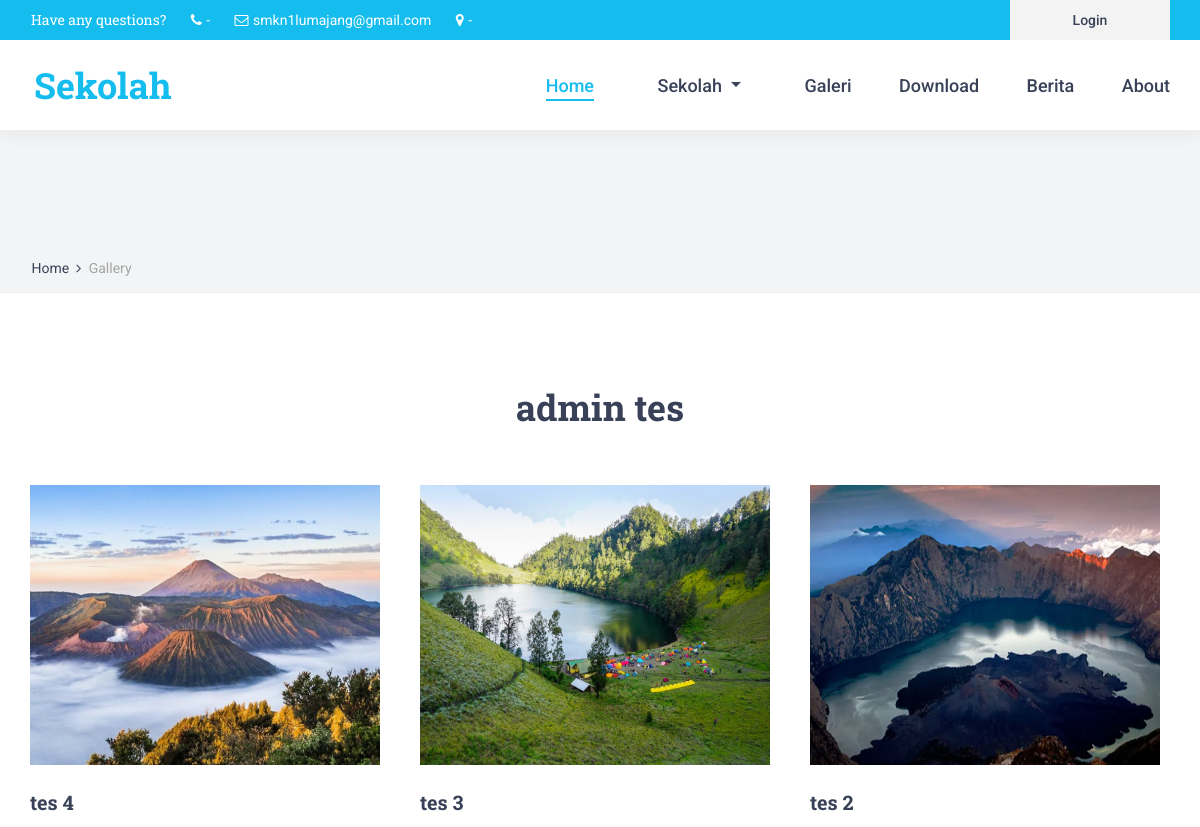
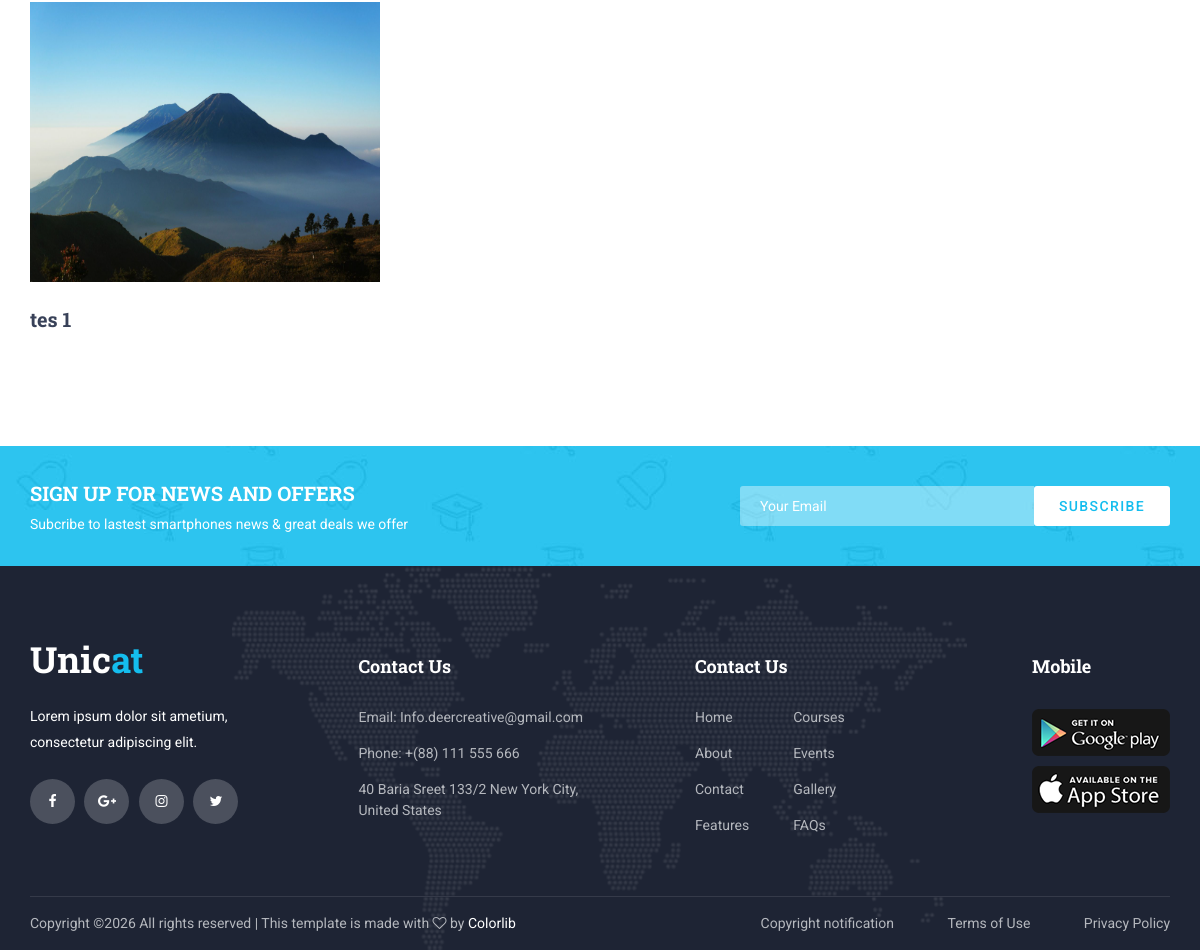
The page /home/detail_gallery/1 on the database its author committed (2 pictures, top to bottom).
### tables this page shows
CREATE TABLE `tbl_gallery` (
  `id_gallery` int NOT NULL,
  `nama_gallery` text NOT NULL,
  `sampul_gallery` text NOT NULL
);

CREATE TABLE `tbl_foto` (
  `id_foto` int NOT NULL,
  `id_gallery` int NOT NULL,
  `ket_foto` text NOT NULL,
  `foto` text NOT NULL
);

### application/views/layout/v_content.php (called while the page is built)
<?php
if ($isi) {
    $this->load->view($isi);
}

### application/views/layout/v_wrapper.php (called while the page is built)
<?php
require_once ('v_head.php');
require_once ('v_header.php');
require_once ('v_nav.php');
require_once ('v_content.php');
require_once ('v_footer.php');

### application/controllers/home.php (called while the page is built, shortened)
<?php
class Home extends CI_Controller
{
    public function __construct()
    {
        $this->load->model('m_home');
        $this->load->model('m_guru');
        $this->load->model('m_setting');
    }
    public function detail_gallery($id_gallery)
    {
        $data = array(
            'title'         => 'Detail Galeri Foto',
            'nama_gallery'  => $this->m_home->nama_gallery($id_gallery),
            'gallery'       => $this->m_home->detail_gallery($id_gallery),
            'isi'           => 'v_detail_gallery'
        );
        $this->load->view('layout/v_wrapper', $data, FALSE);
    }
}

### index.php (called while the page is built, shortened)
<?php
require_once BASEPATH.'core/CodeIgniter.php';

### application/models/m_home.php (called while the page is built, shortened)
<?php
class m_home extends CI_Model {
    public function detail_gallery($id_gallery)
    {
        $this->db->select('*');
        $this->db->from('tbl_foto');
        $this->db->where('id_gallery', $id_gallery);
        $this->db->order_by('id_foto', 'desc');
        return $this->db->get()->result();
    }
    public function nama_gallery($id_gallery)
    {
        $this->db->select('*');
        $this->db->from('tbl_gallery');
        $this->db->where('id_gallery', $id_gallery);
        return $this->db->get()->row();
    }
}

### application/views/v_detail_gallery.php (the view, shortened to what this page needs)
<div class="home">
	<div class="breadcrumbs_container">
		<div class="container">
			<div class="row">
				<div class="col">
					<div class="breadcrumbs">
						<ul>
							<li><a href="index.html">Home</a></li>
							<li>Gallery</li>
						</ul>
					</div>
				</div>
			</div>
		</div>
	</div>
</div>
<div class="about">
	<div class="container">
		<div class="row">
			<div class="col">
				<div class="section_title_container text-center">
					<h2 class="section_title"><?= $nama_gallery->nama_gallery ?></h2>
				</div>
			</div>
		</div>
		<div class="row about_row">
            <?php foreach ($gallery as $key => $value) { ?>
			<div class="col-lg-4 about_col about_col_left">
				<div class="about_item">
					<div class="about_item_image"><img src="<?= base_url('foto/' . $value->foto) ?>" width="350px" height="280px"></div>
					<div class="about_item_title"><a href=""><?= $value->ket_foto ?></a></div>
				</div>
			</div>
            <?php } ?>
		</div>
	</div>
</div>
<div class="newsletter">
	<div class="newsletter_background" style="background-image:url(<?=base_url()?>template/front-end/images/newsletter_background.jpg)"></div>
	<div class="container">
		<div class="row">
			<div class="col">
				<div class="newsletter_container d-flex flex-lg-row flex-column align-items-center justify-content-start">
					<div class="newsletter_content text-lg-left text-center">
						<div class="newsletter_title">sign up for news and offers</div>
						<div class="newsletter_subtitle">Subcribe to lastest smartphones news & great deals we offer</div>
					</div>
					<div class="newsletter_form_container ml-lg-auto">
						<form action="#" id="newsletter_form" class="newsletter_form d-flex flex-row align-items-center justify-content-center">
							<input type="email" class="newsletter_input" placeholder="Your Email" required="required">
							<button type="submit" class="newsletter_button">subscribe</button>
						</form>
					</div>
				</div>
			</div>
		</div>
	</div>
</div>

### template/front-end/styles/main_styles.css (style rules this page uses)
* { margin: 0; padding: 0; -webkit-font-smoothing: antialiased; -webkit-text-shadow: rgba(0,0,0,.01) 0 0 1px; text-shadow: rgba(0,0,0,.01) 0 0 1px; }
body { font-family: 'Roboto', sans-serif; font-size: 14px; font-weight: 400; background: #FFFFFF; color: #a5a5a5; }
ul { list-style: none; margin-bottom: 0px; }
a, a:hover, a:visited, a:active, a:link { text-decoration: none; -webkit-font-smoothing: antialiased; -webkit-text-shadow: rgba(0,0,0,.01) 0 0 1px; text-shadow: rgba(0,0,0,.01) 0 0 1px; }
h2 { font-size: 36px; }
h1, h2, h3, h4, h5, h6 { font-family: 'Roboto Slab', serif; font-weight: 700; -webkit-font-smoothing: antialiased; -webkit-text-shadow: rgba(0,0,0,.01) 0 0 1px; text-shadow: rgba(0,0,0,.01) 0 0 1px; color: #384158; margin-bottom: 0; }
.section_title_container { max-width: 600px; margin: 0 auto; }
.section_title { line-height: 1.2; }
.home { width: 100%; height: 850px; }
.newsletter { width: 100%; }
.newsletter_background { position: absolute; top: 0; left: 0; width: 100%; height: 100%; }
.newsletter_container { width: 100%; height: 120px; }
.newsletter_title { font-family: 'Roboto Slab', serif; font-size: 20px; font-weight: 700; text-transform: uppercase; color: #FFFFFF; }
.newsletter_subtitle { font-size: 14px; font-weight: 400; color: #FFFFFF; margin-top: 6px; }
.newsletter_form_container { width: 450px; padding-left: 20px; }
.newsletter_form { display: block; position: relative; width: 100%; }
.newsletter_input { width: calc(100% - 136px); height: 40px; background: rgba(255,255,255,0.4); border: none; outline: none; padding-left: 20px; color: #FFFFFF; border-top-left-radius: 3px; border-bottom-left-radius: 3px; }
.newsletter_button { width: 136px; height: 40px; background: #FFFFFF; border-radius: 3px; border: none; outline: none; cursor: pointer; font-size: 14px; text-transform: uppercase; color: #14bdee; font-weight: 500; letter-spacing: 0.1em; }

### template/front-end/styles/courses.css (style rules this page uses)
* { margin: 0; padding: 0; -webkit-font-smoothing: antialiased; -webkit-text-shadow: rgba(0,0,0,.01) 0 0 1px; text-shadow: rgba(0,0,0,.01) 0 0 1px; }
body { font-family: 'Roboto', sans-serif; font-size: 14px; font-weight: 400; background: #FFFFFF; color: #a5a5a5; }
ul { list-style: none; margin-bottom: 0px; }
a, a:hover, a:visited, a:active, a:link { text-decoration: none; -webkit-font-smoothing: antialiased; -webkit-text-shadow: rgba(0,0,0,.01) 0 0 1px; text-shadow: rgba(0,0,0,.01) 0 0 1px; }
h2 { font-size: 36px; }
h1, h2, h3, h4, h5, h6 { font-family: 'Roboto Slab', serif; font-weight: 700; -webkit-font-smoothing: antialiased; -webkit-text-shadow: rgba(0,0,0,.01) 0 0 1px; text-shadow: rgba(0,0,0,.01) 0 0 1px; color: #384158; margin-bottom: 0; }
.section_title_container { max-width: 600px; margin: 0 auto; }
.section_title { line-height: 0.75; }
.home { width: 100%; height: 182px; background: #f2f4f5; border-bottom: solid 1px #edeff0; }
.breadcrumbs_container { position: absolute; left: 0; bottom: 0; width: 100%; padding-bottom: 13px; padding-left: 3px; }
.breadcrumbs ul li { display: inline-block; position: relative; }
.breadcrumbs ul li:not(:last-child)::after { display: inline-block; font-family: 'FontAwesome'; content: '\f105'; margin-left: 7px; margin-right: 4px; color: #384158; }
.breadcrumbs ul li a { font-size: 14px; font-weight: 400; color: #384158; -webkit-transition: all 200ms ease; -moz-transition: all 200ms ease; -ms-transition: all 200ms ease; -o-transition: all 200ms ease; transition: all 200ms ease; }
.newsletter { width: 100%; }
.newsletter_background { position: absolute; top: 0; left: 0; width: 100%; height: 100%; }
.newsletter_container { width: 100%; height: 120px; }
.newsletter_title { font-family: 'Roboto Slab', serif; font-size: 20px; font-weight: 700; text-transform: uppercase; color: #FFFFFF; }
.newsletter_subtitle { font-size: 14px; font-weight: 400; color: #FFFFFF; margin-top: 6px; }
.newsletter_form_container { width: 450px; padding-left: 20px; }
.newsletter_form { display: block; position: relative; width: 100%; }
.newsletter_input { width: calc(100% - 136px); height: 40px; background: rgba(255,255,255,0.4); border: none; outline: none; padding-left: 20px; color: #FFFFFF; border-top-left-radius: 3px; border-bottom-left-radius: 3px; }
.newsletter_button { width: 136px; height: 40px; background: #FFFFFF; border-radius: 3px; border: none; outline: none; cursor: pointer; font-size: 14px; text-transform: uppercase; color: #14bdee; font-weight: 500; letter-spacing: 0.1em; }

### rows shown on the page
tbl_gallery: nama_gallery "admin tes"
tbl_foto: foto (picture), ket_foto "tes 4"
tbl_foto: foto (picture), ket_foto "tes 3"
tbl_foto: foto (picture), ket_foto "tes 2"
tbl_foto: foto (picture), ket_foto "tes 1"
